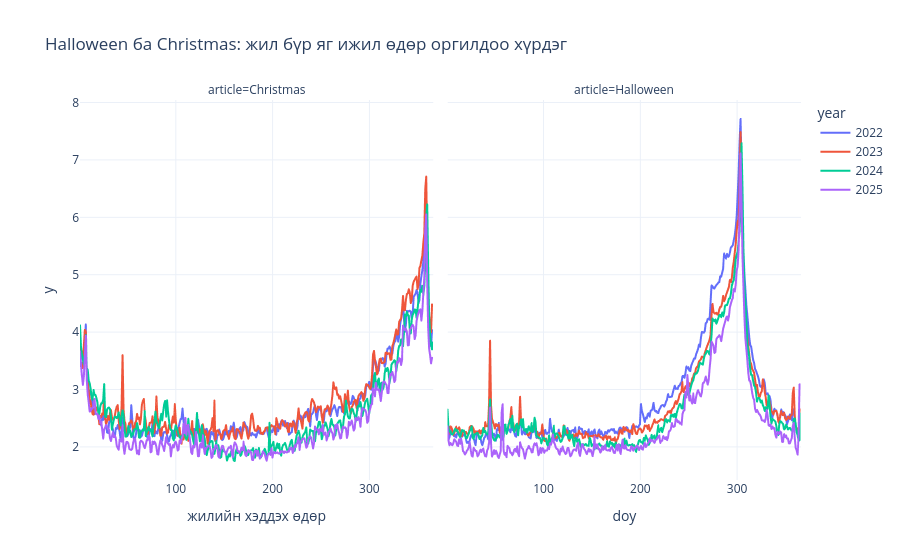

This figure's notebook cell:
### Markdown cell above
## C. Улирлын давталт

### Code cell
h = clean_df[clean_df["article"].isin(["Halloween", "Christmas"])].copy()
h["year"] = h["date"].dt.year.astype(str)
h["doy"] = h["date"].dt.dayofyear
fig = px.line(h[h["year"].isin(["2022", "2023", "2024", "2025"])], x="doy", y="y", color="year", facet_col="article",
              title="Halloween ба Christmas: жил бүр яг ижил өдөр оргилдоо хүрдэг")
fig.update_layout(xaxis_title="жилийн хэддэх өдөр", yaxis_title="y")
fig.show()

### Figure 1 — Plotly figure (JSON) as saved in the notebook; plotly's stock layout.template omitted (floating-point values rounded to 4 significant figures; data arrays with more than 128 entries replaced by an {"elided": "..."} marker saying what was removed)
{"data": [{"hovertemplate": "year=2022<br>article=Christmas<br>doy=%{x}<br>y=%{y}<extra></extra>", "legendgroup": "2022", "line": {"color": "#636efa", "dash": "solid"}, "marker": {"symbol": "circle"}, "mode": "lines", "name": "2022", "showlegend": true, "type": "scattergl", "x": {"elided": "365 int values"}, "xaxis": "x", "y": {"elided": "365 float values"}, "yaxis": "y"}, {"hovertemplate": "year=2022<br>article=Halloween<br>doy=%{x}<br>y=%{y}<extra></extra>", "legendgroup": "2022", "line": {"color": "#636efa", "dash": "solid"}, "marker": {"symbol": "circle"}, "mode": "lines", "name": "2022", "showlegend": false, "type": "scattergl", "x": {"elided": "365 int values"}, "xaxis": "x2", "y": {"elided": "365 float values"}, "yaxis": "y2"}, {"hovertemplate": "year=2023<br>article=Christmas<br>doy=%{x}<br>y=%{y}<extra></extra>", "legendgroup": "2023", "line": {"color": "#EF553B", "dash": "solid"}, "marker": {"symbol": "circle"}, "mode": "lines", "name": "2023", "showlegend": true, "type": "scattergl", "x": {"elided": "365 int values"}, "xaxis": "x", "y": {"elided": "365 float values"}, "yaxis": "y"}, {"hovertemplate": "year=2023<br>article=Halloween<br>doy=%{x}<br>y=%{y}<extra></extra>", "legendgroup": "2023", "line": {"color": "#EF553B", "dash": "solid"}, "marker": {"symbol": "circle"}, "mode": "lines", "name": "2023", "showlegend": false, "type": "scattergl", "x": {"elided": "365 int values"}, "xaxis": "x2", "y": {"elided": "365 float values"}, "yaxis": "y2"}, {"hovertemplate": "year=2024<br>article=Christmas<br>doy=%{x}<br>y=%{y}<extra></extra>", "legendgroup": "2024", "line": {"color": "#00cc96", "dash": "solid"}, "marker": {"symbol": "circle"}, "mode": "lines", "name": "2024", "showlegend": true, "type": "scattergl", "x": {"elided": "366 int values"}, "xaxis": "x", "y": {"elided": "366 float values"}, "yaxis": "y"}, {"hovertemplate": "year=2024<br>article=Halloween<br>doy=%{x}<br>y=%{y}<extra></extra>", "legendgroup": "2024", "line": {"color": "#00cc96", "dash": "solid"}, "marker": {"symbol": "circle"}, "mode": "lines", "name": "2024", "showlegend": false, "type": "scattergl", "x": {"elided": "366 int values"}, "xaxis": "x2", "y": {"elided": "366 float values"}, "yaxis": "y2"}, {"hovertemplate": "year=2025<br>article=Christmas<br>doy=%{x}<br>y=%{y}<extra></extra>", "legendgroup": "2025", "line": {"color": "#ab63fa", "dash": "solid"}, "marker": {"symbol": "circle"}, "mode": "lines", "name": "2025", "showlegend": true, "type": "scattergl", "x": {"elided": "365 int values"}, "xaxis": "x", "y": {"elided": "365 float values"}, "yaxis": "y"}, {"hovertemplate": "year=2025<br>article=Halloween<br>doy=%{x}<br>y=%{y}<extra></extra>", "legendgroup": "2025", "line": {"color": "#ab63fa", "dash": "solid"}, "marker": {"symbol": "circle"}, "mode": "lines", "name": "2025", "showlegend": false, "type": "scattergl", "x": {"elided": "365 int values"}, "xaxis": "x2", "y": {"elided": "365 float values"}, "yaxis": "y2"}], "layout": {"annotations": [{"font": {}, "showarrow": false, "text": "article=Christmas", "x": 0.245, "xanchor": "center", "xref": "paper", "y": 1.0, "yanchor": "bottom", "yref": "paper"}, {"font": {}, "showarrow": false, "text": "article=Halloween", "x": 0.755, "xanchor": "center", "xref": "paper", "y": 1.0, "yanchor": "bottom", "yref": "paper"}], "legend": {"title": {"text": "year"}, "tracegroupgap": 0}, "title": {"text": "Halloween ба Christmas: жил бүр яг ижил өдөр оргилдоо хүрдэг"}, "xaxis": {"anchor": "y", "domain": [0.0, 0.49], "title": {"text": "жилийн хэддэх өдөр"}}, "xaxis2": {"anchor": "y2", "domain": [0.51, 1.0], "matches": "x", "title": {"text": "doy"}}, "yaxis": {"anchor": "x", "domain": [0.0, 1.0], "title": {"text": "y"}}, "yaxis2": {"anchor": "x2", "domain": [0.0, 1.0], "matches": "y", "showticklabels": false}}}
